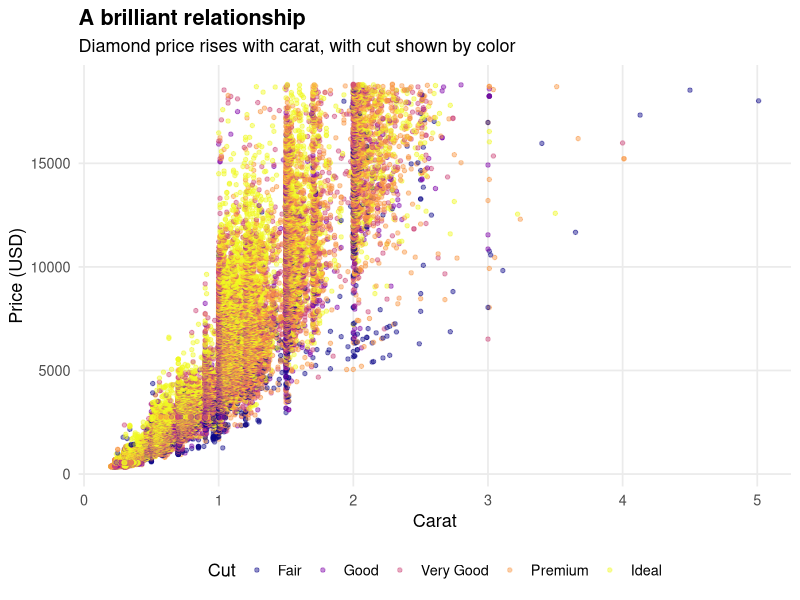

The R source for this figure:
library(tidyverse)

total <- sum(1:10)
print(total)

diamond_plot <- ggplot(diamonds, aes(x = carat, y = price, color = cut)) +
  geom_point(alpha = 0.45, size = 1.2) +
  scale_color_viridis_d(option = "C") +
  labs(
    title = "A brilliant relationship",
    subtitle = "Diamond price rises with carat, with cut shown by color",
    x = "Carat",
    y = "Price (USD)",
    color = "Cut"
  ) +
  theme_minimal(base_size = 13) +
  theme(
    plot.title = element_text(face = "bold"),
    legend.position = "bottom",
    panel.grid.minor = element_blank()
  )

ggsave("diamonds-1.png", plot = diamond_plot, width = 9, height = 6, dpi = 300)
